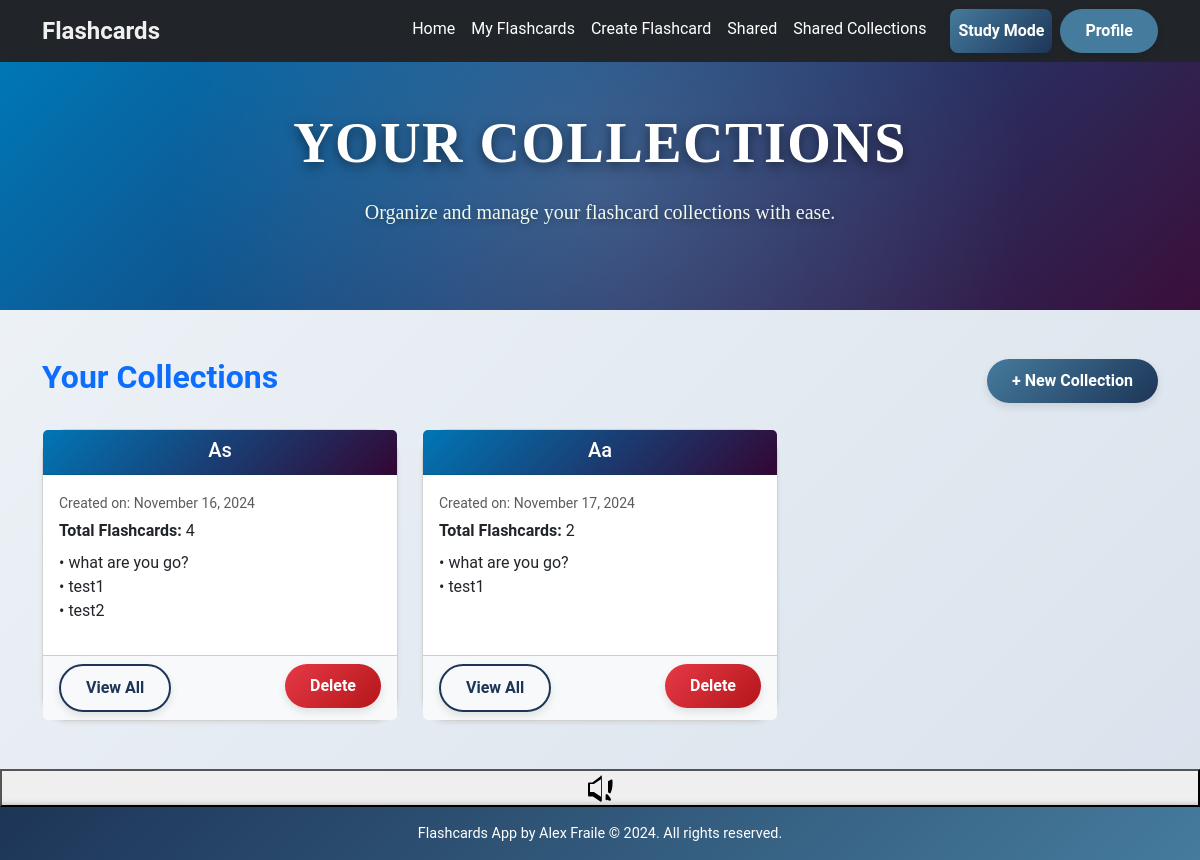
Screenshot of /flashcards/collections/ (signed in) with the database file from the repository.
### flashcards/models.py (models this page shows, shortened)
class Collection(models.Model):
    name = models.CharField(max_length=100)
    user = models.ForeignKey(settings.AUTH_USER_MODEL, on_delete=models.CASCADE)
    flashcards = models.ManyToManyField(FlashCard, blank=True)
    created_at = models.DateTimeField(auto_now_add=True)

class FlashCard(models.Model):
    DIFFICULTY_CHOICES = [
        ('easy', 'Easy'),
        ('medium', 'Medium'),
        ('hard', 'Hard'),
    ]
    question = models.CharField(max_length=255)
    answer = models.TextField()
    difficulty = models.CharField(max_length=50, choices=DIFFICULTY_CHOICES)
    is_shared = models.BooleanField(default=False)
    created_by = models.ForeignKey(
        settings.AUTH_USER_MODEL,
        on_delete=models.CASCADE,
        related_name='flashcards'
    )
    created_at = models.DateTimeField(auto_now_add=True)

### flashcards/views.py (the view)
# urls.py: path('collections/', views.collection_list, name='collection_list'),  # List all collections
@login_required
def collection_list(request):
    collections = Collection.objects.filter(user=request.user)
    return render(request, 'flashcards/collection_list.html', {'collections': collections})

### flashcards/templates/flashcards/collection_list.html (shortened to what this page needs)
<!DOCTYPE html>
<html lang="en">
<head>
    {% load static %}
    <link href="https://cdn.jsdelivr.net/npm/bootstrap@5.3.2/dist/css/bootstrap.min.css" rel="stylesheet">
    <link rel="stylesheet" href="{% static 'flashcards/styles.css' %}">
</head>
<body>
    <nav class="navbar navbar-expand-lg navbar-dark bg-dark py-2">
        <div class="container">
            <a class="navbar-brand" href="{% url 'index' %}">Flashcards</a>
            <div class="collapse navbar-collapse" id="navbarNav">
                <ul class="navbar-nav ms-auto">
                    <li class="nav-item"><a class="nav-link" href="{% url 'index' %}">Home</a></li>
                    <li class="nav-item"><a class="nav-link" href="{% url 'flashcards:flashcard_list' %}">My Flashcards</a></li>
                    <li class="nav-item"><a class="nav-link" href="{% url 'flashcards:flashcard_create' %}">Create Flashcard</a></li>
                    <li class="nav-item"><a class="nav-link" href="{% url 'flashcards:flashcard_shared_list' %}">Shared</a></li>
                    <li class="nav-item">
                    <li class="nav-item"><a class="nav-link" href="{% url 'flashcards:shared_collections' %}">Shared Collections</a></li>
                        <a class="nav-link btn btn-primary text-white ms-3" href="{% url 'flashcards:study_mode' %}" style="border-radius: 8px;">Study Mode</a>
                    </li>
                </ul>
                <div class="profile-menu ms-2">
                    <a href="{% url 'flashcards:profile' %}" class="btn btn-outline-light btn-sm">Profile</a>
                </div>
            </div>
        </div>
    </nav>
    <header class="text-center py-5" style="background: linear-gradient(135deg, #0077b6, #330633); color: white;">
        <div class="container">
            <h1 class="display-4 fw-bold">Your Collections</h1>
            <p class="lead">Organize and manage your flashcard collections with ease.</p>
        </div>
    </header>
    <div class="container py-5">
        <div class="d-flex justify-content-between align-items-center mb-4">
            <h2 class="text-primary fw-bold">Your Collections</h2>
            <a href="{% url 'flashcards:collection_create' %}" class="btn btn-primary btn-lg">+ New Collection</a>
        </div>
        {% if collections %}
            <div class="row g-4">
                {% for collection in collections %}
                    <div class="col-lg-4 col-md-6">
                        <div class="card h-100 shadow-sm" style="border-radius: 25px;">
                            <div class="card-header text-white text-center"
                                 style="background: linear-gradient(135deg, #0077b6, #330633);">
                                <h5 class="mb-1">{{ collection.name }}</h5>
                            </div>
                            <div class="card-body">
                                <p class="text-muted mb-1">
                                    <small>Created on: {{ collection.created_at|date:"F j, Y" }}</small>
                                </p>
                                <p class="card-text mb-2">
                                    <strong>Total Flashcards:</strong> {{ collection.flashcards.count }}
                                </p>
                                <ul class="list-unstyled">
                                    {% for flashcard in collection.flashcards.all|slice:":3" %}
                                        <li>• {{ flashcard.question }}</li>
                                    {% empty %}
                                        <li><em>No flashcards added yet.</em></li>
                                    {% endfor %}
                                </ul>
                            </div>
                            <div class="card-footer d-flex justify-content-between">
                                <a href="{% url 'flashcards:collection_flashcards' collection.pk %}" class="btn btn-outline-secondary btn-sm">View All</a>
                                <form method="POST" action="{% url 'flashcards:collection_delete' collection.id %}">
                                    <button type="submit" class="btn btn-danger btn-sm">Delete</button>
                                </form>
                            </div>
                        </div>
                    </div>
                {% endfor %}
            </div>
        {% else %}
            <div class="alert alert-info text-center mt-4">
                <strong>No collections found.</strong> Start by creating a new collection!
            </div>
        {% endif %}
    </div>
    <button class="speaker-button" id="speaker-button" aria-label="Read Page">
    </button>
    <footer class="text-center py-3 bg-dark text-white">
        Flashcards App by Alex Fraile © 2024. All rights reserved.
    </footer>
</body>
</html>

### static/flashcards/styles.css (style rules this page uses)
body { background: linear-gradient(135deg, #f0f4f8, #d9e2ec); min-height: 100vh; display: flex; flex-direction: column; font-family: 'Roboto', Arial, sans-serif; margin: 0; padding: 0; color: #333; }
.navbar { background: #1f2933; box-shadow: 0 2px 4px rgba(0, 0, 0, 0.1); }
.navbar-brand { font-weight: bold; font-size: 1.5rem; color: #f0f0f0 !important; transition: color 0.3s ease-in-out; }
.navbar-nav .nav-link { color: #ffffff !important; font-size: 1rem; transition: color 0.3s ease-in-out; }
header { position: relative; background: linear-gradient(135deg, #a907d1, #a907d1, #a907d1); color: white; padding: 120px 20px; text-align: center; overflow: hidden; font-family: 'angelfinder'; }
header h1 { font-size: 4.5rem; font-weight: 700; margin-bottom: 20px; line-height: 1.1; letter-spacing: 1.5px; text-transform: uppercase; text-shadow: 0 4px 12px rgba(0, 0, 0, 0.5); animation: fadeIn 2s ease-in-out; }
header p { font-size: 1.5rem; font-weight: 300; margin-bottom: 35px; color: #f1faee; text-shadow: 0 2px 6px rgba(0, 0, 0, 0.3); animation: fadeIn 2.5s ease-in-out; }
header::before { content: ''; position: absolute; top: 0; left: 0; width: 100%; height: 100%; background: radial-gradient(circle, rgba(255, 255, 255, 0.15), transparent 70%); z-index: 0; animation: rotateOverlay 20s infinite linear; }
header::after { content: ''; position: absolute; top: -100px; left: -150px; width: 300%; height: 300%; background: radial-gradient(circle, rgba(255, 255, 255, 0.05), transparent 80%); z-index: 0; animation: floatParticles 30s infinite linear; }
header > * { position: relative; z-index: 1; }
.card { border-radius: 12px; box-shadow: 0 4px 8px rgba(0, 0, 0, 0.1); }
.card-header { font-size: 1.25rem; font-weight: bold; text-transform: capitalize; }
.card-footer { background-color: #f8f9fa; }
.btn { border-radius: 8px; background-color: #457b9d; color: white; border: none; transition: background-color 0.3s ease; }
footer { background: linear-gradient(135deg, #1d3557, #457b9d); color: white; text-align: center; padding: 20px; font-size: 0.9rem; box-shadow: 0 -2px 6px rgba(0, 0, 0, 0.3); }
.btn { display: inline-block; padding: 10px 25px; font-size: 1rem; font-weight: bold; text-align: center; border: none; border-radius: 50px; transition: all 0.3s ease-in-out; box-shadow: 0 4px 8px rgba(0, 0, 0, 0.1); cursor: pointer; }
.btn-primary { background: linear-gradient(135deg, #457b9d, #1d3557); color: white; }
.btn-danger { background: linear-gradient(135deg, #e63946, #b4161b); color: white; }
.btn-outline-secondary { background: none; color: #1d3557; border: 2px solid #1d3557; }

### rows the page displays
Collection: name "As", created_at "November 16, 2024", flashcards.count "4"
FlashCard: question "what are you go?"
FlashCard: question "test1"
FlashCard: question "test2"
Collection: name "Aa", created_at "November 17, 2024", flashcards.count "2"
